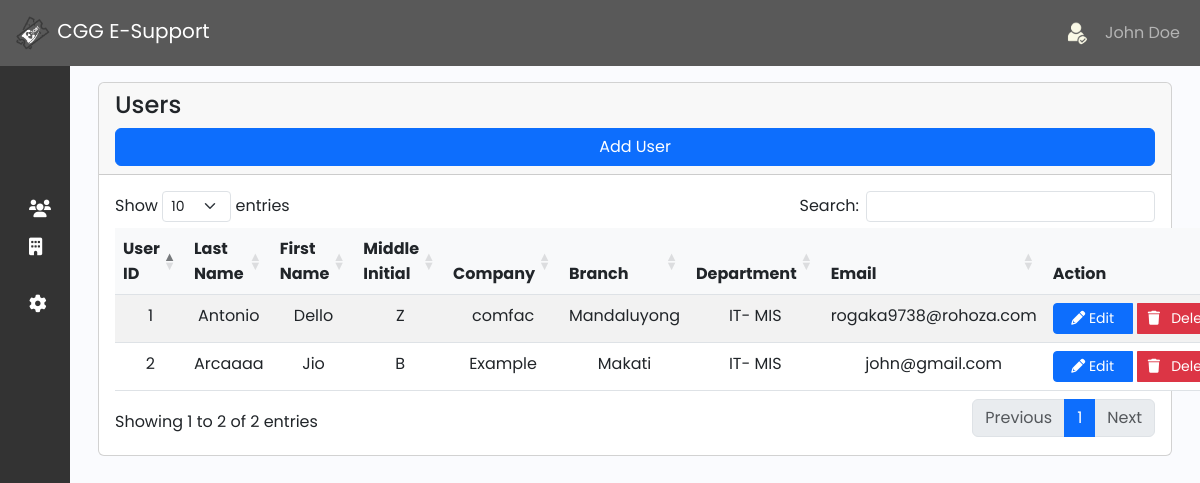
Screenshot of /admin/user.php with the database file from the repository.
### tables this page shows
CREATE TABLE `user` (
  `user_id` int(11) NOT NULL,
  `lastname` varchar(191) NOT NULL,
  `firstname` varchar(191) NOT NULL,
  `middleinitial` varchar(191) NOT NULL,
  `company` varchar(191) NOT NULL,
  `branch` varchar(191) NOT NULL,
  `department` varchar(191) NOT NULL,
  `email` varchar(191) NOT NULL,
  `contact` varchar(191) NOT NULL,
  `username` varchar(191) NOT NULL,
  `password` varchar(191) NOT NULL,
  `verification_status` tinyint(50) NOT NULL,
  `role` int(50) NOT NULL,
  `created_at` timestamp NOT NULL DEFAULT current_timestamp()
);

### function/myfunction.php (called while the page is built)
<?php
include('mysql_connect.php');
function getAll($table)
{
    global $con;
    $query = "SELECT * FROM $table";
    return $query_run = mysqli_query($con, $query);
}
?>

### admin/user.php (the view, shortened to what this page needs)
<?php include('../function/myfunction.php');
include 'sidebar_navbar.php'
?>
<!DOCTYPE html>
<html lang="en">
<head>
    <link rel="stylesheet" href="https://cdnjs.cloudflare.com/ajax/libs/twitter-bootstrap/5.3.0/css/bootstrap.min.css">
    <link rel="stylesheet" href="https://cdn.datatables.net/1.13.7/css/dataTables.bootstrap5.min.css">
    <link rel="stylesheet" href="https://cdnjs.cloudflare.com/ajax/libs/font-awesome/6.0.0-beta3/css/all.min.css">
    <link href="https://cdn.lineicons.com/4.0/lineicons.css" rel="stylesheet" />
    <link href="https://cdn.jsdelivr.net/npm/bootstrap@5.3.0-alpha3/dist/css/bootstrap.min.css" rel="stylesheet">
    <link rel="stylesheet" href="css/sidebar.css">
    <link rel="stylesheet" href="user.css">
</head>
<body>
    <div class="main p-3">
        <div class="container">
            <div class="row">
                <div class="col-md-12">
                    <div class="card">
                        <div class="card-header">
                            <h4>Users</h4>
                            <button class="btn btn-primary float-end" data-bs-toggle="modal" data-bs-target="#addUserModal">Add User</button>
                        </div>
                        <div class="card-body" id="category_table">
                            <table id="example" class="table table-striped" style="width:100%">
                                <thead>
                                    <tr>
                                        <th>User ID</th>
                                        <th>Last Name</th>
                                        <th>First Name</th>
                                        <th>Middle Initial</th>
                                        <th>Company</th>
                                        <th>Branch</th>
                                        <th>Department</th>
                                        <th>Email</th>
                                        <th>Action</th>
                                    </tr>
                                </thead>
                                <tbody>
                                <?php
                                    $company = getAll("user");
                                    if (mysqli_num_rows($company) > 0) {
                                        foreach ($company as $item) {
                                    ?>
                                            <tr>
            <td><?= $item['user_id']; ?></td>
            <td><?= $item['lastname']; ?></td>
            <td><?= $item['firstname']; ?></td>
            <td><?= $item['middleinitial']; ?></td>
            <td><?= $item['company']; ?></td>
            <td><?= $item['branch']; ?></td>
            <td><?= $item['department']; ?></td>
            <td><?= $item['email']; ?></td>
            <td>
                                                    <div class="btn-group" role="group">
                                                        <a href="#" class="btn btn-primary btn-sm" style="width: 80px;" data-bs-toggle="modal" data-bs-target="#editUserModal<?= $item['user_id']; ?>"><i class="fas fa-pencil"></i>&nbsp;Edit</a>
                                                        <button type="button" class="btn btn-danger btn-sm delete_user_btn" style="width: 90px;" data-bs-toggle="modal" data-bs-target="#deleteUserModal<?= $item['user_id']; ?>"><i class="fas fa-trash"></i> &nbsp; Delete</button>
                                                    </div>
                                                </td>
                                            </tr>
                                    <?php
                                        }
                                    } else {
                                        echo "No Records Found!";
                                    }
                                    ?>
                                </tbody>
                            </table>
                        </div>
                    </div>
                </div>
            </div>
        </div>
    </div>
</body>
</html>

### admin/css/sidebar.css (style rules this page uses)
a { text-decoration: none; }
body { font-family: 'Poppins', sans-serif; }
.main { min-height: 100vh; width: 100%; overflow: hidden; transition: all 0.35s ease-in-out; background-color: #fafbfe; }

### user.css (style rules this page uses)
.table th, .table td { text-align: center; }
.table th { background-color: #f8f9fa; }
.btn-group { display: flex; justify-content: center; gap: 5px; }
.btn-primary, .btn-danger { width: 100%; }

### rows the page displays
user: user_id "1", lastname "Antonio", firstname "Dello", middleinitial "Z", company "comfac", branch "Mandaluyong", department "IT- MIS", email "rogaka9738@rohoza.com"
user: user_id "2", lastname "Arcaaaa", firstname "Jio", middleinitial "B", company "Example", branch "Makati", department "IT- MIS", email "john@gmail.com"
